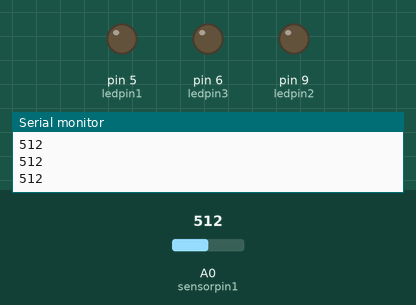
A sketch run on a simulated Arduino Uno, built with avr-gcc and run on an emulated ATmega328P. Shown: output pins drawn as LEDs (lit = HIGH), the last lines printed to the serial monitor. Inputs (shaded band) come from the test bench; at power-on: A0 (sensorpin1) = 512.

Above: at 1.3 s.
1.4 s: A0 (sensorpin1) set to 524
At 1.8 s:
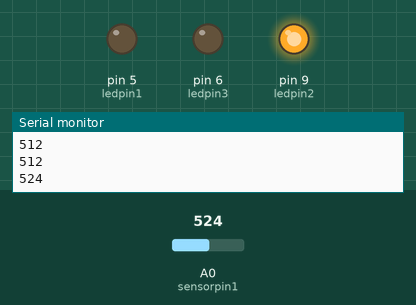
Timing chart, 0 to 10.5 s (numbered marks = the images above; inputs shaded):
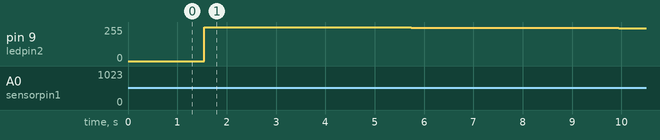

The sketch:

overdue.ino
```cpp
int sensorpin1 = A0;
int ledpin1 = 5;
int sensorValue = 0;
int ledpin2 = 9;
int ledpin3 = 6;


void setup() {
  // put your setup code here, to run once:
  pinMode(ledpin1,OUTPUT);
  pinMode(ledpin2,OUTPUT);
  pinMode(ledpin3,OUTPUT);
  Serial.begin(9600);
}

void loop() {
  // put your main code here, to run repeatedly:
  sensorValue = analogRead(sensorpin1);
  Serial.println(sensorValue);
  if(sensorValue>257.5)
  for (int brightness = 0; brightness < 255; brightness++) {
      analogWrite(ledpin1, brightness);
      delay(2);

  if(sensorValue>515)
  for (int brightness = 255; brightness >= 0; brightness--) {
      analogWrite(ledpin2, brightness);
      delay(2);

 if(sensorValue>772.5)
  analogWrite(ledpin3, HIGH);
  delay(sensorValue);

  // turn the ledPin off:
 if(sensorValue<257.5)analogWrite(ledpin1, LOW);
  if(sensorValue<515)digitalWrite(ledpin2, LOW);
  if(sensorValue<772.5)digitalWrite(ledpin3, LOW);
// stop the program for for <sensorValue> milliseconds:
delay(sensorValue);
}
  }
}
```

Measured:
- the behaviour switches between 515 and 516 on A0 (sensorpin1) (found by bisection; images 0 and 1)
- after the input at 1.4 s, pin 5 (ledpin1): stays LOW (without the input it goes to HIGH after 2.4 s); pin 9 (ledpin2): 0/255 → 255/255 after 0.14 s, → 254/255 1.1 s later, → 253/255 1.1 s later
